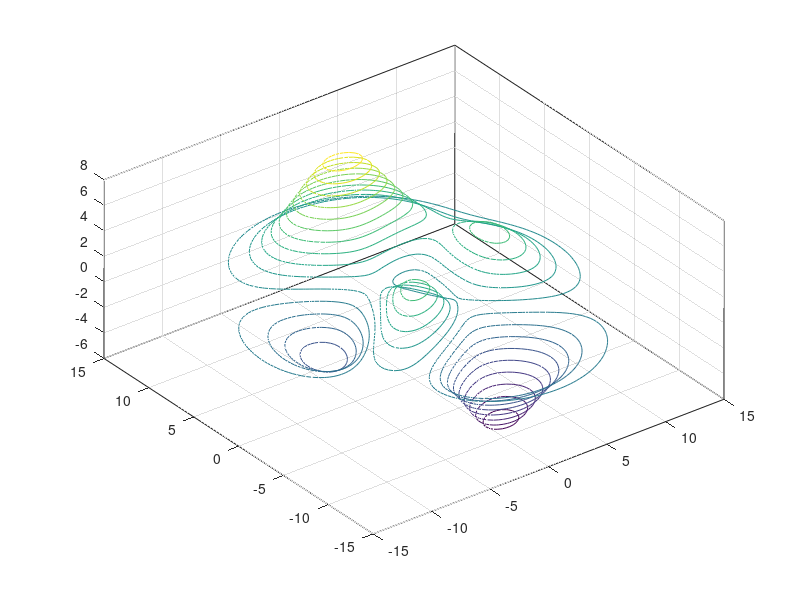

The MATLAB script that drew this image: (Note: this script raises an error after producing the figure.)
% Sliced Peaks
[x,y,z] = peaks(100);
x = 5*x;
y = 5*y;
zmin = min(z(:));
zmax = max(z(:));
nLevel = 20;
[color_cont, handle_contour] = contour3(x,y,z,nLevel);
axis equal
view(3)

nHandle = length(handle_contour);
cmap = jet(nHandle);

figure
for n = 1:nHandle
    vertices = get(handle_contour(n),'vertices');
    % Remove the nan from the last row
    vertices = vertices(1:end-1,:);
    [vertices(:,1), vertices(:,2)] = poly2cw(vertices(:,1),vertices(:,2));
    
    faces = get(handle_contour(n),'faces');
    faces = faces(1:end-1);
    [f,v] = poly2fv(vertices(:,1),vertices(:,2));
    v = [v vertices(1,3)*ones(size(v,1),1)];
    patch('faces',f,'vertices',v,'facecolor',cmap(n,:),'FaceAlpha',0.6...
        ,'edgecolor','none');
end

axis equal
view(3)
set(gcf,'renderer','zbuffer');
